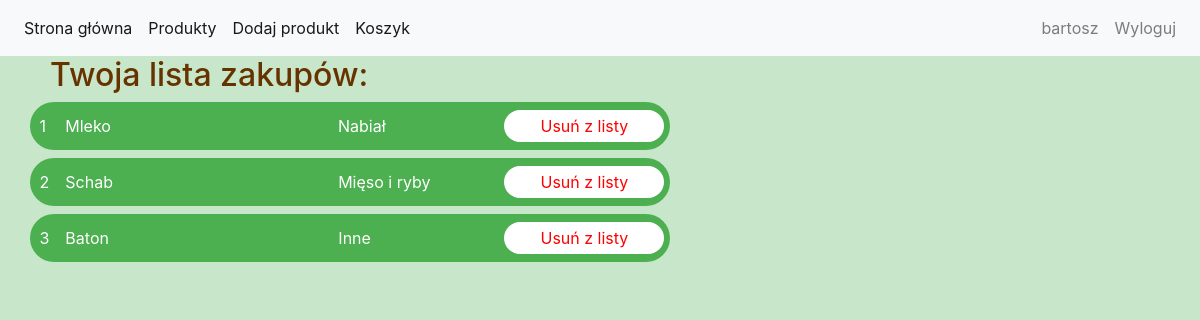
The app's page /cart/ (signed in), older data.
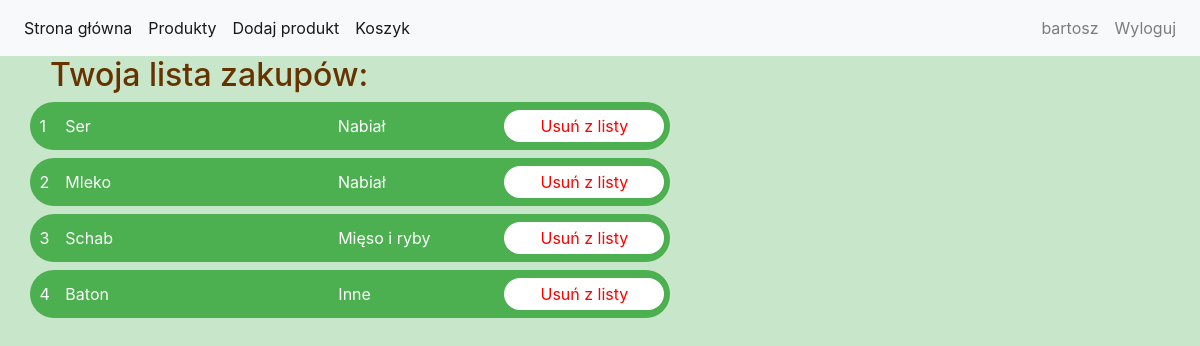
The same page, newer data.
### project_app/models.py (models this page shows, shortened)
class Cart(models.Model):
    id = models.AutoField(primary_key=True)
    user = models.ForeignKey(User, on_delete=models.CASCADE, default=0)
    product = models.ForeignKey(Product, on_delete=models.CASCADE, default=0)

class Product(models.Model):
    id = models.AutoField(primary_key=True)
    product_name = models.TextField(default = 0, max_length=20)
    category = models.ForeignKey(Category, on_delete=models.CASCADE)
    user_id = models.ForeignKey(User, on_delete=models.CASCADE, default = 0)
    create_date = models.DateTimeField(default=timezone.now)

class Category(models.Model):
    id = models.AutoField(primary_key=True)
    category_name = models.TextField(default = 0)
    def __str__(self):
        return f'{self.category_name}'

### project_app/views.py (the view)
# urls.py: path('cart/', cart_view, name='cart'),
@login_required
def cart_view(request):
    prod = Cart.objects.order_by('product__category').filter(user=request.user)
    context = {'product': prod}
    return render(request, "cart.html", context)

### templates/cart.html (shortened to what this page needs)
{% extends 'base_logged.html' %}
{% load static %}
{% block content %}
<body class="background-color">
<h2 style="margin-left: 50px">Twoja lista zakupów:</h2>
<form action="/delete_from_cart/" method="post">
        {% for i in product %}
            <div class="product_list" style="margin-left: 30px">
                            <center>
                                <table border="0" cellpadding="4">
                                    <tr>
                                        <td width="30" style="padding-left: 8px">{{ forloop.counter }}</td>
                                        <td width="280">{{ i.product.product_name }}</td>
                                        <td width="170">{{ i.product.category }}</td>
                                        <td><button class="product_list_button" type="submit" name="product" value="{{i.product.id}}">Usuń z listy</button> </td>
                                    </tr>
                                </table>
                            </center>
            </div>
        {% endfor %}
</form>
</body>
{% endblock %}

Row changes from the older to the newer data that the page shows:
added Cart: product.product_name "Ser", product.category "Nabiał"
